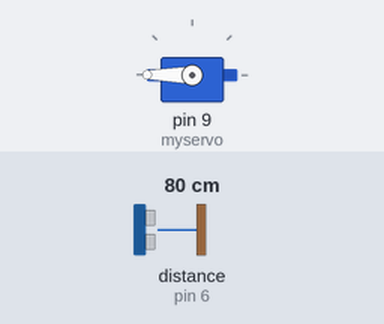
Simulated run of this sketch. Board: Arduino Uno, built with avr-gcc and run on an emulated ATmega328P. On the bench: servo. Wiring (inferred from the names in the program): ultrasonic range finder: trigger pin 7; echo pin 6. Inputs (shaded band) come from the test bench; at power-on: distance to the obstacle (sensor on pin 6) 80 cm. The echo pulse lasts 58.3 µs per cm.

Above: at 1.2 s.
1.3 s: distance to the obstacle (sensor on pin 6) set to 2 cm
4.3 s: distance to the obstacle (sensor on pin 6) set to 60 cm
At 5.0 s:
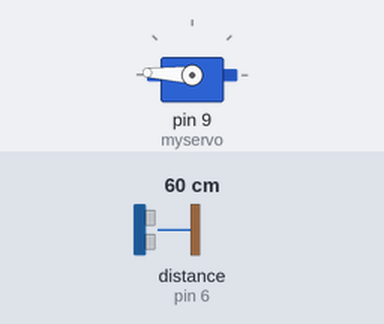
7.3 s: distance to the obstacle (sensor on pin 6) set to 250 cm
At 7.9 s:
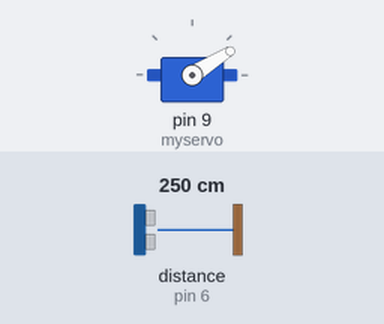
8.8 s: distance to the obstacle (sensor on pin 6) set to 35 cm
11.8 s: distance to the obstacle (sensor on pin 6) set to 18 cm
At 12.5 s:
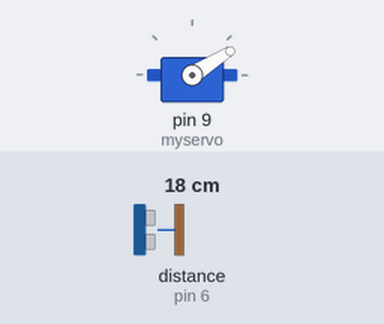
14.8 s: distance to the obstacle (sensor on pin 6) set to 120 cm
At 15.4 s:
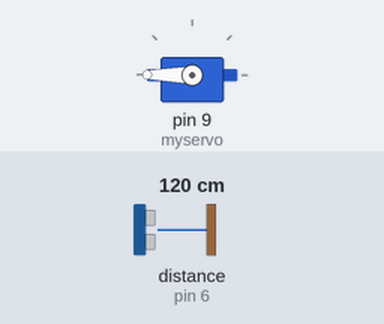
Timing chart, 0 to 17.3 s (numbered marks = the images above; inputs shaded):
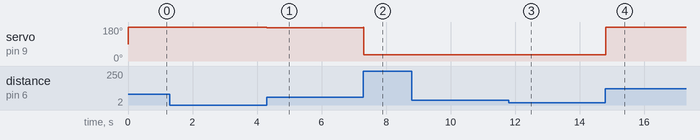

The sketch:

clase_18_ok.ino
```cpp
// SERVO //
#include <Servo.h>
Servo myservo;
int pos = 0;

// SENSOR DE DISTANCIA //
int trigger = 7;
int echo = 6;
float tiempo_espera;
float distancia;
int angulo = 0;

void setup() {
  myservo.attach(9, 400, 2400);
  pinMode(trigger, OUTPUT);
  pinMode(echo, INPUT);

}

void loop() {
  digitalWrite(trigger, LOW);
  delayMicroseconds(2);
  digitalWrite(trigger, HIGH);
  delayMicroseconds(10);
  digitalWrite(trigger, LOW);

  tiempo_espera = pulseIn(echo, HIGH);
  distancia = tiempo_espera / 58.2;

  angulo = map(distancia,0,60,0,180);

  myservo.write(angulo);


}
```

Measured:
- after the input at 4.3 s, servo on pin 9 (myservo): 180° → 177° at once
- after the input at 7.3 s, servo on pin 9 (myservo): 177° → 32° at once
- after the input at 11.8 s, servo on pin 9 (myservo): stays 32° (without the input it goes to 102° after 3.0 s)
- after the input at 14.8 s, servo on pin 9 (myservo): 32° → 180° at once
